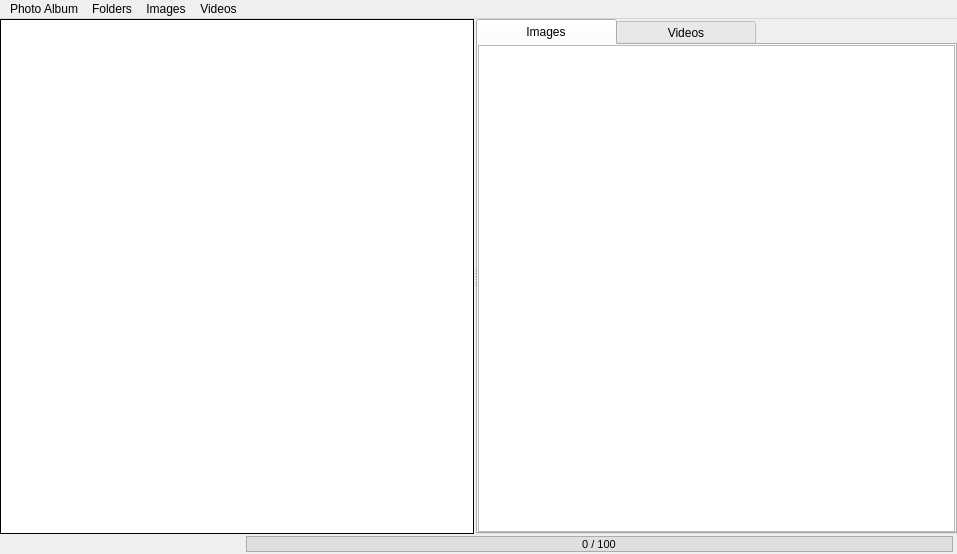
<?xml version="1.0" encoding="UTF-8"?>
<ui version="4.0">
 <class>MainWindow</class>
 <widget class="QMainWindow" name="MainWindow">
  <property name="geometry">
   <rect>
    <x>0</x>
    <y>0</y>
    <width>957</width>
    <height>554</height>
   </rect>
  </property>
  <property name="windowTitle">
   <string notr="true">PhotoAlbum Maker</string>
  </property>
  <property name="windowIcon">
   <iconset>
    <normalon>:/icons/icons/photo-album-icon-clipart-3.ico</normalon>
   </iconset>
  </property>
  <property name="locale">
   <locale language="English" country="UnitedStates"/>
  </property>
  <property name="animated">
   <bool>false</bool>
  </property>
  <widget class="QWidget" name="centralwidget">
   <layout class="QVBoxLayout" name="verticalLayout">
    <property name="spacing">
     <number>0</number>
    </property>
    <property name="leftMargin">
     <number>0</number>
    </property>
    <property name="topMargin">
     <number>0</number>
    </property>
    <property name="rightMargin">
     <number>0</number>
    </property>
    <property name="bottomMargin">
     <number>0</number>
    </property>
    <item>
     <widget class="QSplitter" name="Splitter">
      <property name="sizePolicy">
       <sizepolicy hsizetype="Preferred" vsizetype="Preferred">
        <horstretch>0</horstretch>
        <verstretch>0</verstretch>
       </sizepolicy>
      </property>
      <property name="orientation">
       <enum>Qt::Horizontal</enum>
      </property>
      <property name="handleWidth">
       <number>2</number>
      </property>
      <widget class="PhotoAlbumTreeWidget" name="FoldersTreeWidget">
       <property name="sizePolicy">
        <sizepolicy hsizetype="Preferred" vsizetype="Expanding">
         <horstretch>0</horstretch>
         <verstretch>0</verstretch>
        </sizepolicy>
       </property>
       <property name="minimumSize">
        <size>
         <width>40</width>
         <height>0</height>
        </size>
       </property>
       <property name="baseSize">
        <size>
         <width>300</width>
         <height>0</height>
        </size>
       </property>
       <property name="font">
        <font>
         <pointsize>12</pointsize>
        </font>
       </property>
       <property name="contextMenuPolicy">
        <enum>Qt::CustomContextMenu</enum>
       </property>
       <property name="frameShape">
        <enum>QFrame::Panel</enum>
       </property>
       <property name="frameShadow">
        <enum>QFrame::Plain</enum>
       </property>
       <property name="sizeAdjustPolicy">
        <enum>QAbstractScrollArea::AdjustIgnored</enum>
       </property>
       <property name="autoScrollMargin">
        <number>16</number>
       </property>
       <property name="editTriggers">
        <set>QAbstractItemView::NoEditTriggers</set>
       </property>
       <property name="dragDropMode">
        <enum>QAbstractItemView::InternalMove</enum>
       </property>
       <property name="defaultDropAction">
        <enum>Qt::MoveAction</enum>
       </property>
       <property name="alternatingRowColors">
        <bool>false</bool>
       </property>
       <property name="selectionBehavior">
        <enum>QAbstractItemView::SelectRows</enum>
       </property>
       <property name="iconSize">
        <size>
         <width>0</width>
         <height>0</height>
        </size>
       </property>
       <property name="indentation">
        <number>32</number>
       </property>
       <property name="rootIsDecorated">
        <bool>true</bool>
       </property>
       <property name="uniformRowHeights">
        <bool>false</bool>
       </property>
       <property name="itemsExpandable">
        <bool>true</bool>
       </property>
       <property name="headerHidden">
        <bool>true</bool>
       </property>
       <property name="expandsOnDoubleClick">
        <bool>false</bool>
       </property>
       <property name="columnCount">
        <number>1</number>
       </property>
       <attribute name="headerVisible">
        <bool>false</bool>
       </attribute>
       <attribute name="headerStretchLastSection">
        <bool>true</bool>
       </attribute>
       <column>
        <property name="text">
         <string notr="true">1</string>
        </property>
       </column>
      </widget>
      <widget class="QTabWidget" name="tabWidget">
       <property name="sizePolicy">
        <sizepolicy hsizetype="MinimumExpanding" vsizetype="Expanding">
         <horstretch>0</horstretch>
         <verstretch>0</verstretch>
        </sizepolicy>
       </property>
       <property name="autoFillBackground">
        <bool>false</bool>
       </property>
       <property name="styleSheet">
        <string notr="true">QTabBar::tab {width: 140px; }
</string>
       </property>
       <property name="tabShape">
        <enum>QTabWidget::Rounded</enum>
       </property>
       <property name="currentIndex">
        <number>0</number>
       </property>
       <property name="iconSize">
        <size>
         <width>12</width>
         <height>12</height>
        </size>
       </property>
       <widget class="QWidget" name="ImagesTab">
        <property name="autoFillBackground">
         <bool>false</bool>
        </property>
        <attribute name="title">
         <string>Images</string>
        </attribute>
        <layout class="QHBoxLayout" name="horizontalLayout_2">
         <property name="spacing">
          <number>0</number>
         </property>
         <property name="leftMargin">
          <number>0</number>
         </property>
         <property name="topMargin">
          <number>0</number>
         </property>
         <property name="rightMargin">
          <number>0</number>
         </property>
         <property name="bottomMargin">
          <number>0</number>
         </property>
         <item>
          <widget class="QListWidget" name="ImagesListWidget">
           <property name="sizePolicy">
            <sizepolicy hsizetype="MinimumExpanding" vsizetype="MinimumExpanding">
             <horstretch>0</horstretch>
             <verstretch>0</verstretch>
            </sizepolicy>
           </property>
           <property name="contextMenuPolicy">
            <enum>Qt::ActionsContextMenu</enum>
           </property>
           <property name="dragDropMode">
            <enum>QAbstractItemView::InternalMove</enum>
           </property>
           <property name="defaultDropAction">
            <enum>Qt::MoveAction</enum>
           </property>
           <property name="selectionMode">
            <enum>QAbstractItemView::ExtendedSelection</enum>
           </property>
           <property name="movement">
            <enum>QListView::Snap</enum>
           </property>
           <property name="flow">
            <enum>QListView::LeftToRight</enum>
           </property>
           <property name="isWrapping" stdset="0">
            <bool>true</bool>
           </property>
           <property name="resizeMode">
            <enum>QListView::Adjust</enum>
           </property>
           <property name="spacing">
            <number>4</number>
           </property>
           <property name="uniformItemSizes">
            <bool>true</bool>
           </property>
           <property name="batchSize">
            <number>10</number>
           </property>
           <property name="itemAlignment">
            <set>Qt::AlignCenter</set>
           </property>
          </widget>
         </item>
        </layout>
       </widget>
       <widget class="QWidget" name="VideosTab">
        <attribute name="title">
         <string>Videos</string>
        </attribute>
        <layout class="QVBoxLayout" name="verticalLayout_2">
         <property name="spacing">
          <number>0</number>
         </property>
         <property name="leftMargin">
          <number>0</number>
         </property>
         <property name="topMargin">
          <number>0</number>
         </property>
         <property name="rightMargin">
          <number>0</number>
         </property>
         <property name="bottomMargin">
          <number>0</number>
         </property>
         <item>
          <widget class="QListWidget" name="VideosListWidget">
           <property name="contextMenuPolicy">
            <enum>Qt::ActionsContextMenu</enum>
           </property>
           <property name="dragEnabled">
            <bool>true</bool>
           </property>
           <property name="dragDropMode">
            <enum>QAbstractItemView::InternalMove</enum>
           </property>
           <property name="defaultDropAction">
            <enum>Qt::MoveAction</enum>
           </property>
           <property name="selectionMode">
            <enum>QAbstractItemView::ExtendedSelection</enum>
           </property>
           <property name="movement">
            <enum>QListView::Snap</enum>
           </property>
           <property name="flow">
            <enum>QListView::LeftToRight</enum>
           </property>
           <property name="isWrapping" stdset="0">
            <bool>true</bool>
           </property>
           <property name="resizeMode">
            <enum>QListView::Adjust</enum>
           </property>
           <property name="spacing">
            <number>4</number>
           </property>
           <property name="uniformItemSizes">
            <bool>true</bool>
           </property>
           <property name="batchSize">
            <number>10</number>
           </property>
          </widget>
         </item>
        </layout>
       </widget>
      </widget>
     </widget>
    </item>
    <item>
     <layout class="QHBoxLayout" name="horizontalLayout">
      <property name="spacing">
       <number>2</number>
      </property>
      <property name="sizeConstraint">
       <enum>QLayout::SetMinimumSize</enum>
      </property>
      <property name="leftMargin">
       <number>4</number>
      </property>
      <property name="rightMargin">
       <number>4</number>
      </property>
      <item>
       <widget class="QLabel" name="ProgressTextLabel">
        <property name="sizePolicy">
         <sizepolicy hsizetype="MinimumExpanding" vsizetype="Fixed">
          <horstretch>0</horstretch>
          <verstretch>0</verstretch>
         </sizepolicy>
        </property>
        <property name="minimumSize">
         <size>
          <width>60</width>
          <height>20</height>
         </size>
        </property>
        <property name="maximumSize">
         <size>
          <width>240</width>
          <height>20</height>
         </size>
        </property>
        <property name="text">
         <string/>
        </property>
        <property name="textFormat">
         <enum>Qt::PlainText</enum>
        </property>
        <property name="alignment">
         <set>Qt::AlignCenter</set>
        </property>
       </widget>
      </item>
      <item>
       <widget class="QProgressBar" name="progressBar">
        <property name="minimumSize">
         <size>
          <width>0</width>
          <height>16</height>
         </size>
        </property>
        <property name="maximumSize">
         <size>
          <width>16777215</width>
          <height>16</height>
         </size>
        </property>
        <property name="font">
         <font>
          <pointsize>8</pointsize>
         </font>
        </property>
        <property name="styleSheet">
         <string notr="true">QProgressBar::chunk { background-color: rgb(0, 179, 0); width: 1px;}
QProgressBar {border: 1px solid #acacac; border-radius: 0px;  text-align: center; background: #dfdfdf;}</string>
        </property>
        <property name="value">
         <number>0</number>
        </property>
        <property name="alignment">
         <set>Qt::AlignCenter</set>
        </property>
        <property name="textVisible">
         <bool>true</bool>
        </property>
        <property name="invertedAppearance">
         <bool>false</bool>
        </property>
        <property name="textDirection">
         <enum>QProgressBar::BottomToTop</enum>
        </property>
        <property name="format">
         <string notr="true">%v / %m</string>
        </property>
       </widget>
      </item>
     </layout>
    </item>
   </layout>
  </widget>
  <widget class="QMenuBar" name="menubar">
   <property name="geometry">
    <rect>
     <x>0</x>
     <y>0</y>
     <width>957</width>
     <height>21</height>
    </rect>
   </property>
   <widget class="QMenu" name="menuPhoto_Album">
    <property name="title">
     <string>Photo Album</string>
    </property>
    <addaction name="actionNewAlbum"/>
    <addaction name="actionOpenAlbum"/>
    <addaction name="actionEditAlbumSettings"/>
    <addaction name="actionRescan_Exif"/>
    <addaction name="separator"/>
    <addaction name="actionAbout"/>
    <addaction name="separator"/>
    <addaction name="actionExit"/>
   </widget>
   <widget class="QMenu" name="menuFolders">
    <property name="title">
     <string>Folders</string>
    </property>
    <addaction name="actionNewRootFolder"/>
    <addaction name="actionNewSubFolder"/>
    <addaction name="actionEditFolder"/>
    <addaction name="actionDeleteFolder"/>
   </widget>
   <widget class="QMenu" name="menuImages">
    <property name="title">
     <string>Images</string>
    </property>
    <addaction name="actionAddImages"/>
    <addaction name="actionDeleteImages"/>
    <addaction name="separator"/>
    <addaction name="actionEditImageDescription"/>
    <addaction name="actionSetAsFolderThumbnail"/>
   </widget>
   <widget class="QMenu" name="menuVideos">
    <property name="title">
     <string>Videos</string>
    </property>
    <addaction name="actionAddVideos"/>
    <addaction name="actionEditVideo"/>
    <addaction name="actionDeleteVideo"/>
   </widget>
   <addaction name="menuPhoto_Album"/>
   <addaction name="menuFolders"/>
   <addaction name="menuImages"/>
   <addaction name="menuVideos"/>
  </widget>
  <action name="actionNewAlbum">
   <property name="text">
    <string>New</string>
   </property>
  </action>
  <action name="actionOpenAlbum">
   <property name="text">
    <string>Open</string>
   </property>
  </action>
  <action name="actionEditAlbumSettings">
   <property name="text">
    <string>Edit settings</string>
   </property>
  </action>
  <action name="actionRescan_Exif">
   <property name="text">
    <string>Rescan Exif</string>
   </property>
  </action>
  <action name="actionAbout">
   <property name="text">
    <string>About</string>
   </property>
  </action>
  <action name="actionExit">
   <property name="text">
    <string>Exit</string>
   </property>
  </action>
  <action name="actionNewSubFolder">
   <property name="text">
    <string>New subfolder</string>
   </property>
  </action>
  <action name="actionEditFolder">
   <property name="text">
    <string>Edit</string>
   </property>
  </action>
  <action name="actionDeleteFolder">
   <property name="text">
    <string>Delete</string>
   </property>
  </action>
  <action name="actionAddImages">
   <property name="text">
    <string>Add</string>
   </property>
  </action>
  <action name="actionDeleteImages">
   <property name="text">
    <string>Delete</string>
   </property>
  </action>
  <action name="actionEditImageDescription">
   <property name="text">
    <string>Edit description</string>
   </property>
  </action>
  <action name="actionSetAsFolderThumbnail">
   <property name="text">
    <string>Set as folder Thumbnail</string>
   </property>
  </action>
  <action name="actionAddVideos">
   <property name="text">
    <string>Add</string>
   </property>
  </action>
  <action name="actionDeleteVideo">
   <property name="text">
    <string>Delete</string>
   </property>
  </action>
  <action name="actionEditVideo">
   <property name="text">
    <string>Edit</string>
   </property>
  </action>
  <action name="actionNewRootFolder">
   <property name="text">
    <string>New root folder</string>
   </property>
  </action>
  <action name="actionContextMenuAddFolder">
   <property name="text">
    <string>New</string>
   </property>
   <property name="toolTip">
    <string>New Folder</string>
   </property>
  </action>
  <action name="actionContextMenuEditFolder">
   <property name="text">
    <string>Edit</string>
   </property>
   <property name="toolTip">
    <string>Edit Folder</string>
   </property>
  </action>
  <action name="actionContextMenuDeleteFolder">
   <property name="text">
    <string>Delete</string>
   </property>
   <property name="toolTip">
    <string>Delete Folder</string>
   </property>
  </action>
 </widget>
 <customwidgets>
  <customwidget>
   <class>PhotoAlbumTreeWidget</class>
   <extends>QTreeWidget</extends>
   <header location="global">photoalbumtreewidget.h</header>
  </customwidget>
 </customwidgets>
 <resources/>
 <connections>
  <connection>
   <sender>actionExit</sender>
   <signal>triggered()</signal>
   <receiver>MainWindow</receiver>
   <slot>close()</slot>
   <hints>
    <hint type="sourcelabel">
     <x>-1</x>
     <y>-1</y>
    </hint>
    <hint type="destinationlabel">
     <x>478</x>
     <y>276</y>
    </hint>
   </hints>
  </connection>
 </connections>
</ui>
